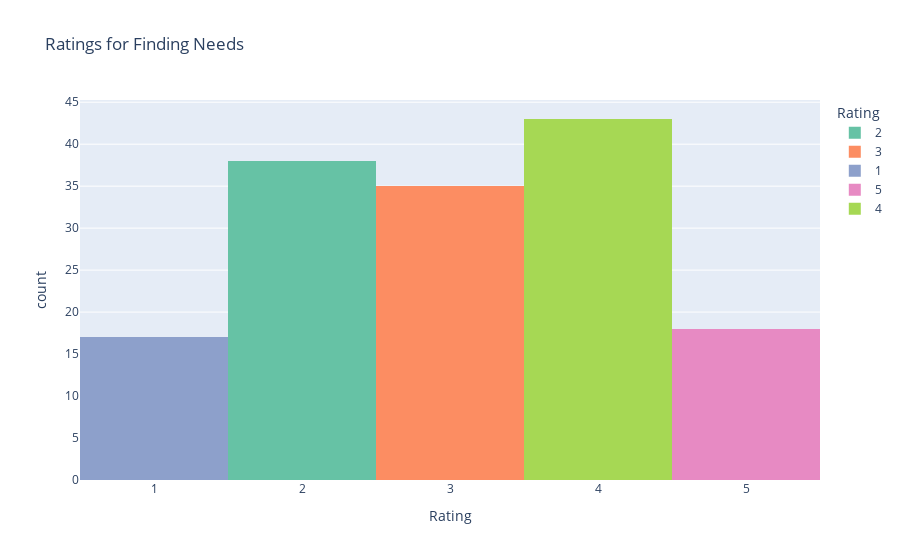

The cell this chart's notebook holds for it:
### Code cell
histogram_fig = px.histogram(
    data,
    x='rating_for_finding_needs',
    nbins=5,
    title="Ratings for Finding Needs",
    labels={'rating_for_finding_needs': "Rating"},
    color='rating_for_finding_needs',  # Different colors for each rating
    color_discrete_sequence=px.colors.qualitative.Set2  # You can use any color palette
)

# Show the plot
histogram_fig.show()

### Figure 1 — Plotly figure (JSON) as saved in the notebook; plotly's stock layout.template omitted (floating-point values rounded to 4 significant figures)
{"data": [{"alignmentgroup": "True", "bingroup": "x", "hovertemplate": "Rating=%{x}<br>count=%{y}<extra></extra>", "legendgroup": "2", "marker": {"color": "rgb(102,194,165)", "pattern": {"shape": ""}}, "name": "2", "nbinsx": 5, "offsetgroup": "2", "orientation": "v", "showlegend": true, "type": "histogram", "x": [2, 2, 2, 2, 2, 2, 2, 2, 2, 2, 2, 2, 2, 2, 2, 2, 2, 2, 2, 2, 2, 2, 2, 2, 2, 2, 2, 2, 2, 2, 2, 2, 2, 2, 2, 2, 2, 2], "xaxis": "x", "yaxis": "y"}, {"alignmentgroup": "True", "bingroup": "x", "hovertemplate": "Rating=%{x}<br>count=%{y}<extra></extra>", "legendgroup": "3", "marker": {"color": "rgb(252,141,98)", "pattern": {"shape": ""}}, "name": "3", "nbinsx": 5, "offsetgroup": "3", "orientation": "v", "showlegend": true, "type": "histogram", "x": [3, 3, 3, 3, 3, 3, 3, 3, 3, 3, 3, 3, 3, 3, 3, 3, 3, 3, 3, 3, 3, 3, 3, 3, 3, 3, 3, 3, 3, 3, 3, 3, 3, 3, 3], "xaxis": "x", "yaxis": "y"}, {"alignmentgroup": "True", "bingroup": "x", "hovertemplate": "Rating=%{x}<br>count=%{y}<extra></extra>", "legendgroup": "1", "marker": {"color": "rgb(141,160,203)", "pattern": {"shape": ""}}, "name": "1", "nbinsx": 5, "offsetgroup": "1", "orientation": "v", "showlegend": true, "type": "histogram", "x": [1, 1, 1, 1, 1, 1, 1, 1, 1, 1, 1, 1, 1, 1, 1, 1, 1], "xaxis": "x", "yaxis": "y"}, {"alignmentgroup": "True", "bingroup": "x", "hovertemplate": "Rating=%{x}<br>count=%{y}<extra></extra>", "legendgroup": "5", "marker": {"color": "rgb(231,138,195)", "pattern": {"shape": ""}}, "name": "5", "nbinsx": 5, "offsetgroup": "5", "orientation": "v", "showlegend": true, "type": "histogram", "x": [5, 5, 5, 5, 5, 5, 5, 5, 5, 5, 5, 5, 5, 5, 5, 5, 5, 5], "xaxis": "x", "yaxis": "y"}, {"alignmentgroup": "True", "bingroup": "x", "hovertemplate": "Rating=%{x}<br>count=%{y}<extra></extra>", "legendgroup": "4", "marker": {"color": "rgb(166,216,84)", "pattern": {"shape": ""}}, "name": "4", "nbinsx": 5, "offsetgroup": "4", "orientation": "v", "showlegend": true, "type": "histogram", "x": [4, 4, 4, 4, 4, 4, 4, 4, 4, 4, 4, 4, 4, 4, 4, 4, 4, 4, 4, 4, 4, 4, 4, 4, 4, 4, 4, 4, 4, 4, 4, 4, 4, 4, 4, 4, 4, 4, 4, 4, 4, 4, 4], "xaxis": "x", "yaxis": "y"}], "layout": {"autosize": true, "barmode": "relative", "legend": {"title": {"text": "Rating"}, "tracegroupgap": 0}, "title": {"text": "Ratings for Finding Needs"}, "xaxis": {"anchor": "y", "autorange": true, "categoryarray": [2, 3, 1, 5, 4], "categoryorder": "array", "domain": [0, 1], "range": [0.5, 5.5], "title": {"text": "Rating"}, "type": "linear"}, "yaxis": {"anchor": "x", "autorange": true, "domain": [0, 1], "range": [0, 45.26], "title": {"text": "count"}}}}
